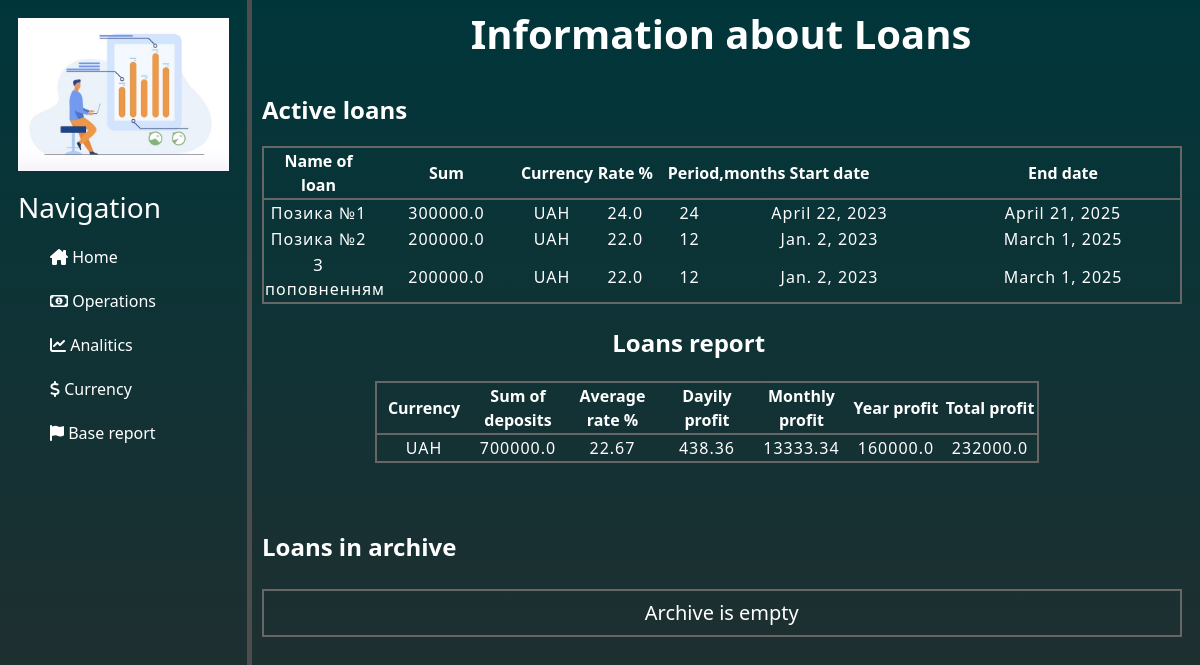
The app's page /loans/general_information_on_loans with its own data.
### loans/models.py (models this page shows)
class Loans(BaseTableForProducts):
    class Meta:
        db_table = 'loans'

### loans/views.py (the view)
# urls.py: path('general_information_on_loans', views.general_information_on_loans, name='general_information_on_loans'),
def general_information_on_loans(request):
    active_loans = Loans.objects.filter(end_date__gt=date.today())
    grouped_active_loans = grouping(active_loans)
    loans_in_archive = Loans.objects.filter(end_date__lt=date.today())
    grouped_archive_loans = grouping(loans_in_archive)
    if grouped_active_loans != 'list is empty':
        report_active_loans = calculate_indicators('loans', grouped_active_loans)
    else:
        report_active_loans = grouped_active_loans  # поверне 'list is empty'
    if grouped_archive_loans != 'list is empty':
        report_archive_loans = calculate_indicators('loans', grouped_archive_loans)
    else:
        report_archive_loans = grouped_archive_loans  # поверне 'list is empty'
    return render(request, 'loans/general_information_on_loans.html',
                  {'grouped_active_loans': grouped_active_loans,
                   'grouped_archive_loans': grouped_archive_loans,
                   'report_active_loans': report_active_loans,
                   'report_archive_loans': report_archive_loans
                   })

### utils/general/general_functions.py (called while the page is built)
def grouping(incoming_data):
    group_uah = []
    group_usd = []
    group_eur = []
    group_pln = []
    group_chf = []
    group_gbp = []
    for element in incoming_data:
        if element.currency == 'UAH':
            group_uah.append(element)
        if element.currency == 'USD':
            group_usd.append(element)
        if element.currency == 'EUR':
            group_eur.append(element)
        if element.currency == 'PLN':
            group_pln.append(element)
        if element.currency == 'CHF':
            group_chf.append(element)
        if element.currency == 'GBP':
            group_gbp.append(element)
    if group_uah or group_usd or group_eur or group_pln or group_chf or group_gbp:
        return [group_uah, group_usd, group_eur, group_pln, group_chf, group_gbp]
    else:
        return 'list is empty'

### loans/templates/loans/general_information_on_loans.html (shortened to what this page needs)
{% extends 'main/layout.html' %}
{% block content %}
    {% if grouped_active_loans != 'list is empty' %}
         <div class="title">
            <h1><b> Information about Loans </b></h1>
         </div>
        <div class="block_information_about_deposits">
            <div class="title_active_deposits">
                <h4><b> Active loans </b></h4>
            </div>
            <div class="block_active_deposits">
                <table class="table_for_deposits">
                    <tr>
                        <th scope="col">Name of loan</th>
                        <th>Sum </th>
                        <th>Currency</th>
                        <th>Rate %</th>
                        <th>Period,months</th>
                        <th>Start date</th>
                        <th>End date</th>
                    </tr>
                    {% for group in grouped_active_loans %}
                        {% if group %}
                            {% for loan in group %}
                                <tr>
                                    <td>{{ loan.name }}</td>
                                    <td>{{ loan.sum }} </td>
                                    <td>{{ loan.currency }} </td>
                                    <td>{{ loan.rate }}</td>
                                    <td>{{ loan.period }}</td>
                                    <td>{{ loan.start_date }} </td>
                                    <td>{{ loan.end_date }} </td>
                                </tr>
                            {% endfor %}
                        {% endif %}
                    {% endfor %}
                </table>
            </div>
        </div>
    {% else %}
        <div class="block_empty_deposits">
            <h4><b>Active loans</b></h4>
            <h5>You have no active loans</h5>
        </div>
    {% endif %}
    <div class="block_deposits_report">
        {% if report_active_loans != 'list is empty' %}
            <div class="title_deposits_report">
                <h4><b> Loans report </b></h4>
            </div>
            <div class="block_table_deposits_report">
                <table class="table_deposits_report">
                    <tr>
                        <th> Currency </th>
                        <th> Sum of deposits </th>
                        <th> Average rate % </th>
                        <th> Dayily profit </th>
                        <th> Monthly profit </th>
                        <th> Year profit </th>
                        <th> Total profit </th>
                    </tr>
                    {% for indicator in report_active_loans %}
                        <tr>
                            <td> {{ indicator.currency }}</td>
                            <td> {{ indicator.calc_sum }}</td>
                            <td> {{ indicator.average_rate }}</td>
                            <td> {{ indicator.dayily_profit }}</td>
                            <td> {{ indicator.monthly_profit }}</td>
                            <td> {{ indicator.year_profit }}</td>
                            <td> {{ indicator.total_profit }}</td>
                        </tr>
                    {% endfor %}
                </table>
            </div>
        {% endif %}
    </div>
    <div class="block_deposits_in_archive">
        <h4><b>Loans in archive</b></h4>
        {% if grouped_archive_loans != 'list is empty' %}
            <div class="block_active_deposits">
                <table class="table_for_deposits">
                    <tr>
                        <th scope="col">Name of loan</th>
                        <th>Sum </th>
                        <th>Currency</th>
                        <th>Rate %</th>
                        <th>Period,months</th>
                        <th>Start date</th>
                        <th>End date</th>
                    </tr>
                    {% for group in grouped_archive_loans %}
                        {% if group %}
                            {% for loan in group %}
                                <tr>
                                    <td>{{ loan.name }}</td>
                                    <td>{{ loan.sum }} </td>
                                    <td>{{ loan.currency }} </td>
                                    <td>{{ loan.rate }}</td>
                                    <td>{{ loan.period }}</td>
                                    <td>{{ loan.start_date }} </td>
                                    <td>{{ loan.end_date }} </td>
                                </tr>
                            {% endfor %}
                        {% endif %}
                    {% endfor %}
                </table>
            </div>
        {% else %}
            <h5> Archive is empty </h5>
        {% endif %}
    </div>
{% endblock %}

### main/static/main/css/home.css (style rules this page uses)
body { background: linear-gradient(#00363a,#2c2c2c); color: white; }

### operations/static/operations/css/operations.css (style rules this page uses)
.title { text-align: center; padding: 10px; }
.block_information_about_deposits { display: flex; flex-direction: column; }
.title_active_deposits { margin-left: 10px; margin-top: 20px; }
.table_for_deposits { table-layout: fixed; margin-left: 10px; margin-top: 13px; margin-right: 10px; width: 97%; border: 2px solid #666666; }
.table_for_deposits td { text-align: center; letter-spacing: 1px; }
.table_for_deposits th { text-align: center; border: #666666; border-bottom: 2px solid #666666; }
.table_for_deposits th:nth-child(1) { width: 12% }
.table_for_deposits th:nth-child(2) { width: 16% }
.table_for_deposits th:nth-child(3) { width: 7% }
.table_for_deposits th:nth-child(4) { width: 9% }
.table_for_deposits th:nth-child(5) { width: 5% }
.table_for_deposits td:nth-child(1) { width: 12% }
.table_for_deposits td:nth-child(2) { width: 16% }
.table_for_deposits td:nth-child(3) { width: 7% }
.table_for_deposits td:nth-child(4) { width: 9% }
.table_for_deposits td:nth-child(5) { width: 5% }
.table_for_deposits td:nth-child(6) { width: 5% }
.table_for_deposits td:nth-child(7) { width: 10% }
.block_deposits_report { display: flex; flex-direction: column; }
.title_deposits_report { margin-left: 38%; margin-top: 25px; }
.table_deposits_report { table-layout: fixed; margin-left: 13%; margin-top: 15px; margin-right: 10px; width: 70%; border: 2px solid #666666; }
.table_deposits_report th { text-align: center; border: #666666; border-bottom: 2px solid #666666; }
.table_deposits_report td { text-align: center; letter-spacing: 1px; }
.table_deposits_report td { letter-spacing: 1px; }
.table_deposits_report th:nth-child(1) { text-align: center; }
.table_deposits_report td:nth-child(1) { width: 25%; text-align: center; }
.table_deposits_report td:nth-child(2) { width: 25%; text-align: center; }
.table_deposits_report td:nth-child(3) { width: 25%; text-align: center; }
.table_deposits_report td:nth-child(4) { width: 25%; text-align: center; }
.block_deposits_in_archive { margin-top: 70px; display: flex; flex-direction: column; }
.block_deposits_in_archive h5 { text-align: center; border : 2px solid #666666; width : 97%; margin-top: 20px; margin-left: 10px; padding: 10px 10px; }
.block_deposits_in_archive h4, .block_deposits_in_archive h5 { margin-left: 10px; }

### records on screen
Loans: name "Позика №1", sum "300000.0", currency "UAH", rate "24.0", period "24", start_date "April 22, 2023", end_date "April 21, 2025"
Loans: name "Позика №2", sum "200000.0", currency "UAH", rate "22.0", period "12", start_date "Jan. 2, 2023", end_date "March 1, 2025"
Loans: name "З поповненням", sum "200000.0", currency "UAH", rate "22.0", period "12", start_date "Jan. 2, 2023", end_date "March 1, 2025", currency "UAH"

### other values on screen
{{ indicator.calc_sum }} "700000.0"
{{ indicator.average_rate }} "22.67"
{{ indicator.dayily_profit }} "438.36"
{{ indicator.monthly_profit }} "13333.34"
{{ indicator.year_profit }} "160000.0"
{{ indicator.total_profit }} "232000.0"
